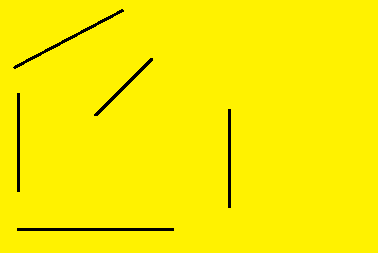
#> input picture Lines-Detection/original.png, 378 x 253 px
$ python LinesDetection.py
#> lines starting #> are read from the running program, lines starting #| are printed output that depends on the picture; after the words box and inside, x2 and y2 are one past the last pixel; in counts of white or black regions, pixels touching at a corner belong together
### Lines-Detection/beproT1.py
####################################################
#En esta rutina se tiene como salida una imagen
#en escala de grises.
# [38 lines left out: function gris, not called in this run]
##########################################################################
def gris2(img):
    h, w, d = img.shape
    for h1 in xrange(0,h,1):
        for w1 in xrange(0,w,1):
            #El promedio es asignado al pixel y se aloja en un canal
            img[h1, w1,0]=sum(img[h1, w1])//3
     #Se tiene una imagen de salida en escala de grises
    imagen=img[:,:,0]
    return imagen
##########################################################################
#A partir de una imagen en escala de grises, se aplica un filtro gaussiano,
#esto para eliminar posible ruido en la imagen.
def gauss(img2):
    h, w = img2.shape
    for h1 in xrange(0,h,1):
        for w1 in xrange(0,w,1):
            #se establece una regla para evitar
            #conflictos con coordenadas fuera del rango
            if w1==w-1:
                w2=w1
                a=0
            else:
                w2=w1+1
                a=1
            if h1==h-1:
                h2=h1
                b=0
            else:
                h2=h1+1
                b=1
            if w1>=w-2:
                w3=w1
                c=0
            else:
                w3=w1+2
                c=1
            if h1>=h-2:
                h3=h1
                d=0
            else:
                h3=h1+2
                d=1
            #se aplica el flitro gausiano, que es una mascara de dimencion 3x3
            sum1=1*img2[h1, w1].tolist()+2*img2[h1, w2].tolist()*a+1*img2[h1, w3].tolist()*c
            sum2=2*img2[h2, w1].tolist()*b+4*img2[h2, w2].tolist()*b*a+2*img2[h2, w3].tolist()*b*c
            sum3=1*img2[h3, w1].tolist()*d+2*img2[h3, w2].tolist()*d*a+1*img2[h3, w3].tolist()*d*c
            suma=(1./16)*(sum1+sum3+sum3)
            img2[h1, w1]=suma
    return img2

### Lines-Detection/bordesT1.py
#################################################################
#En este apartado se calcula las magnitudes de los gradientes
# a tra vez de las tecnicas denomiadas gradiente diferencial (DG)
#las cuales requeiren mas operaciones, pero son mas precisas.

import cv2
import numpy as np
import math

def prewitt(img2):
    h, w = img2.shape
    m=np.empty((h, w))
    ang=np.empty((h,w))
    gx=np.empty((h,w))
    gy=np.empty((h,w))
    datos=[]
    datosx=[]
    datosy=[]

    for h1 in xrange(0,h,1):
        for w1 in xrange(0,w,1):
            #se establece una regla para evitar conflictos
            #con coordenadas fuera del rango
            if w1==w-1:
                w2=w1
                a=0
            else:
                w2=w1+1
                a=1
            if h1==h-1:
                h2=h1
                b=0
            else:
                h2=h1+1
                b=1
            if w1>=w-2:
                w3=w1
                c=0
            else:
                w3=w1+2
                c=1
            if h1>=h-2:
                h3=h1
                d=0
            else:
                h3=h1+2
                d=1
            # se aplica la mascara de deteccion de borde Prewitt paea la commponente
            #horizontal
            con1x=-1*img2[h1, w1].tolist()+0*img2[h1, w2].tolist()*a+1*img2[h1, w3].tolist()*c
            con2x=-1*img2[h2, w1].tolist()*b+0*img2[h2, w2].tolist()*b*a+1*img2[h2, w3].tolist()*b*c
            con3x=-1*img2[h3, w1].tolist()*d+0*img2[h3, w2].tolist()*d*a+1*img2[h3, w3].tolist()*d*c
            convx=con1x+con2x+con3x
            gx[h1,w1]=convx
            # se aplica la mascara de deteccion de borde Prewitt paea la commponente
            #vertical
            con1y=1*img2[h1, w1].tolist()+1*img2[h1, w2].tolist()*a+1*img2[h1, w3].tolist()*c
            con2y=0*img2[h2, w1].tolist()*b+0*img2[h2, w2].tolist()*b*a+0*img2[h2, w3].tolist()*b*c
            con3y=-1*img2[h3, w1].tolist()*d-1*img2[h3, w2].tolist()*d*a-1*img2[h3, w3].tolist()*d*c
            convy=con1y+con2y+con3y
            gy[h1,w1]=convy
            if convx > 0 and convy == 0:
                theta = 0
            elif convx < 0 and convy == 0:
                theta = 180
            if convx == 0 and convy > 0:
                theta = 90
            elif convx == 0 and convy < 0:
                theta = 270
            else:
                theta = int(math.degrees(math.atan2(convy,convx)))
            #para reducir coste, se obtiene la magnitud del gradiente
            #a travez de una aproximacion.
            g=abs(convx)+abs(convy)
            #Se asignan los valores de la magnitud a la matriz m
            m[h1,w1]=g
            ang[h1,w1]=theta
            #y se genera un espacio muestral, el cual servira
            #para generar un histograma con las magnitudes de gradiente
            datos.append(g)

    return m, ang, datos, gx, gy
#####################################################################
#Dado el valor del umbral a partir de la informacion del histograma,
# se clasifican los pixeles que corresponden a los bordes con el valor 255
def borde(m,umb,img2):
    h, w = m.shape
    for h1 in xrange(0,h,1):
        for w1 in xrange(0,w,1):
            if m[h1,w1]<umb:
                img2[h1,w1]=0
            else:
                img2[h1,w1]=255
    return img2

### Lines-Detection/SubrutinasT2.py
#A color randomly generated through the linear congruential method,
#whose input values are the initial value of the sequence and the
#maximum bounding of the series.
import cv2
import numpy as np
def color(xo):
    B=(4*xo+10)%255
    G=(4*B+10)%255
    R=(4*G+10)%255
    return B,G,R

#Through a DFS a set of pixels is defined
def bfs(bina,h1,w1):
    h, w = bina.shape
    bandera=254
    n=0
    q=[]
    visitados=[]
    frecuencias=dict()
    q.append((h1,w1))
    original=bina[(h1,w1)]
    while len(q) > 0:
        (h1, w1) = q.pop(0)
        actual = bina[h1, w1]
        if actual == original or actual == bandera:
            for dx in [-1, 0, 1]:
                for dy in [-1, 0, 1]:
                    i, j = (h1 + dx, w1 + dy)
                    if i >= 0 and i < h and j >= 0 and j < w:
                        contenido = bina[i, j]
                        if contenido == original:
                            bina[i, j]=bandera
                            visitados.append((i,j))
                            n += 1
                            q.append((i, j))
    return visitados, n
#Determines a bounding box
# [22 lines left out: function box, not called in this run]

#A correction of an strange object produced in the preprocessing
def corrige(bina,h,w):
    c=0
    cw=1
    ch=1
    while (c==0):
        if bina[0,w-cw]==255:
            cw+=1
        else:
            c=1
    c=0
    while (c==0):
        if bina[h-ch,0]==255:
            ch+=1
        else:
            c=1
    return ch-1,cw-1

#Calculation of the center of mass
# [9 lines left out: function centroide, not called in this run]


### Lines-Detection/SubrutinasT3.py
#The predominant angle is detected
def Angulo(ang,visitados):
    import math
    gn=dict()
    th=[]
    for i in visitados:
        theta=int(90+ang[i])
        th.append(theta)
        if theta==360:
            theta=0
        if theta not in gn:
            gn[theta]=1
        else:
            gn[theta]+=1
    v=list(gn.values())
    k=list(gn.keys())
    a=v.index(max(v))
    return k[a]

#from the Hough transform, the linear regressor is calculated
#for each line detected
def line(h,w,py,px,angulo):
    import math
    x=1
    y=1
    r=0
    a=0
    b=0
    pt=[]
    while a<2:
        if b==0:
            th=angulo
        else:
            th=angulo-180
        if y >= 1 and y < h-1 and x >= 1 and x < w-1:
            x=int(round(px-r*math.cos(math.radians(th))))
            y=int(round(py+r*math.sin(math.radians(th))))
            r-=1
            pt.append((y,x))
        else:
            x=1
            y=1
            r=0
            b=1
            a+=1

    return pt

#The bounding box and additional parameters are calculated
def box2(visitados):
    import math
    h=[]
    w=[]
    box=[]
    for i in visitados:
        h.append(i[0])
        w.append(i[1])
    Mh=max(h)
    mh=min(h)
    Mw=max(w)
    mw=min(w)
    for i in range(mw, Mw):
        box.append((mh,i))
    for i in range(mh,Mh+1):
        box.append((i,Mw))
    for i in range(mh+1,Mh):
        box.append((i,mw))
    for i in range(mw,Mw):
        box.append((Mh,i))
    Bmx=mw+int((Mw-mw)/2)
    Bmy=mh+int((Mh-mh)/2)
    mag=math.sqrt((Mw-mw)**2 + (Mh-mh)**2)
    return box,Bmx,Bmy, mag

### Lines-Detection/LinesDetection.py
from beproT1 import *          #Edge Detection
from bordesT1 import *         #Edge Detection
from SubrutinasT2 import *     #Shape Detection
from SubrutinasT3 import *     #Line Detection
import math

#Read RGB image
img=cv2.imread('original.png',1)
#> img is the input picture: shape (253, 378, 3); mean B, G, R 0, 237.6, 250.4
out=cv2.imread('original.png',1)

#gray scale.
img2=gris2(img)
#> after the loop in gris2, `for h1 in xrange(0,h,1):`:
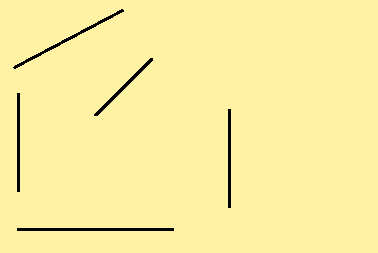
#> img: shape (253, 378, 3); mean B, G, R 162, 237.6, 250.4
#> in gris2, `imagen=img[:,:,0]`:
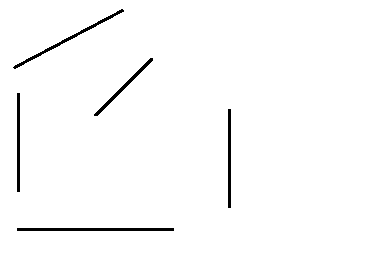
#> imagen: shape (253, 378); values 0 (black) and 165 (white), 98.2% white; 5 black regions, box (x1, y1, x2, y2) and area: (17, 228, 174, 231) 471, (13, 9, 124, 69) 378, (17, 93, 20, 192) 297, (228, 109, 231, 208) 297, (94, 58, 153, 116) 286
#gaus filter.
img3=gauss(img2)
#Gradient is calculated for each pixel.
m, ang, datos, gx, gy=prewitt(img3)
#> after the loop in prewitt, `for h1 in xrange(0,h,1):`:
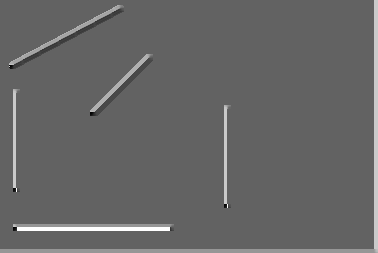
#> ang: shape (253, 378) float64; min -170, max 270, mean 7.1; drawn with min black and max white
#> after the loop in prewitt, `for h1 in xrange(0,h,1):`:
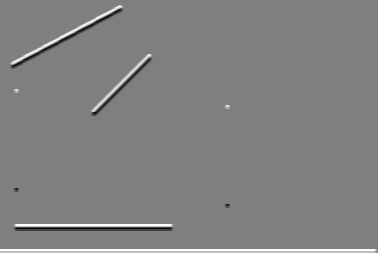
#> gy: shape (253, 378) float64; min -246, max 246, mean 2.9; drawn with min black and max white
#> after the loop in prewitt, `for h1 in xrange(0,h,1):`:
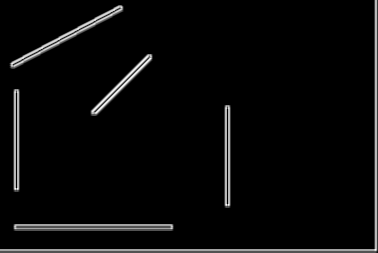
#> m: shape (253, 378) float64; min 0, max 381, mean 13.5; drawn with min black and max white
#> after the loop in prewitt, `for h1 in xrange(0,h,1):`: datos = 95634 items
#> datos = 95634 items
#ima2: binarized image of dimension h, w
ima2=borde(m,50,img3)
#> after the loop in borde, `for h1 in xrange(0,h,1):`:
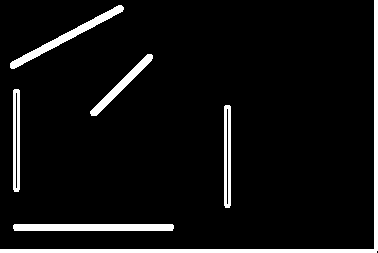
#> img2: shape (253, 378); 6.8% white; 6 white regions, box (x1, y1, x2, y2) and area: (0, 0, 378, 253) 2506, (13, 224, 174, 231) 1121, (10, 5, 124, 69) 953, (90, 54, 153, 116) 653, (13, 89, 20, 192) 620, (224, 105, 231, 208) 620
#ang:  Matrix of dimension h, w, that
#      has angles of gradient of each pixel

h, w = ima2.shape
#> h = 253; w = 378
h1=0
w1=0
ch,cw=corrige(ima2,h,w)
#> after the loop in corrige, `while (c==0):`: cw = 5
#> ch = 4; cw = 4
colores=dict()
c=0
lista_de_angulos=[]
lista_de_colores=[]

while (h1<h-ch):
    while (w1<w-cw):
        if ima2[h1,w1] == 255:
            visitados, n=bfs(ima2,h1,w1)
            Bbox,Bx,By,mag =box2(visitados)
            angulo=Angulo(ang,visitados)
            pt = line(h,w,By,Bx,angulo)
            B, G, R=color(c+70)
            if angulo not in lista_de_angulos:
                lista_de_angulos.append(angulo)
                lista_de_colores.append([B,G,R])

            color_asignado=lista_de_colores[lista_de_angulos.index(angulo)]

            for i in visitados:
                out[i]=color_asignado

            for i in pt:
                out[i]=[0,0,255]

            for a in range(-4,5):
                    for b in range(-4,5):
                         out[(By+a,Bx+b)]=[0,0,255]

            if angulo !=0 and angulo !=180 and angulo !=90 and angulo !=270:
                m=-1*float(math.cos(angulo))/float(math.sin(angulo))
                b=mag/float(math.sin(angulo))
                if b>0:
                    sig="+"
                else:
                    sig="-"
                cv2.putText(out,"Angulo %d; y=%.2fx%s%.2f" %(angulo,m,sig,abs(b)), (Bx+4,By-4), cv2.FONT_HERSHEY_TRIPLEX, 0.5, (255,0,0))
            else:
                cv2.putText(out,"Angulo %d; N/A" %(angulo), (Bx+4,By-4), cv2.FONT_HERSHEY_TRIPLEX, 0.5, (255,0,0))

            c+=1
        w1=w1+1
    w1=0
    h1=h1+1
#> this loop made 249 passes
#> ima2: shape (253, 378); 4.15% of pixels changed, all inside (x1, y1, x2, y2) = (10, 5, 231, 231)
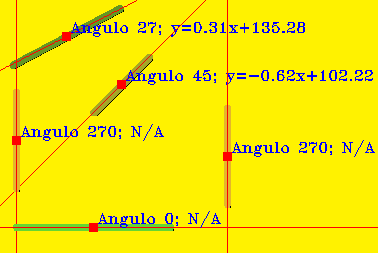
#> out: shape (253, 378, 3); mean B, G, R 9, 228.6, 243.8
#> after the loop, c = 5; h1 = 249; lista_de_angulos = [27, 45, 270, 0]; lista_de_colores = [[35, 150, 100], [39, 166, 164], [43, 182, 228], [51, 214, 101]]


cv2.imshow('Bordes Prewitt',out)
cv2.imwrite('Input.jpg',ima2)
cv2.imwrite('Output.jpg',out)
cv2.waitKey(0) & 0xFF
cv2.destroyAllWindows()

$ run again, with Lines-Detection/salida.png copied over Lines-Detection/original.png
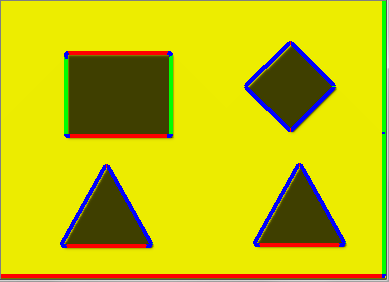
#> input picture Lines-Detection/salida.png, 389 x 282 px
#> img is the input picture: shape (282, 389, 3); mean B, G, R 9.8, 193.6, 196.5
#> after the loop in prewitt, `for h1 in xrange(0,h,1):`: datos = 109698 items
#> after the loop in borde, `for h1 in xrange(0,h,1):`:
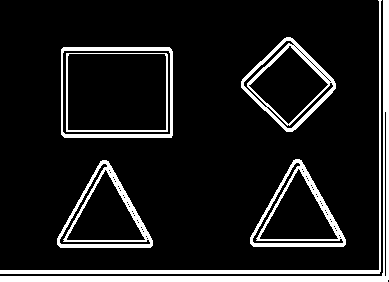
#> img2: shape (282, 389); 11.6% white; 7 white regions, largest, box (x1, y1, x2, y2) and area: (0, 0, 389, 282) 3827, (0, 0, 382, 274) 2064, (250, 159, 346, 247) 1673
#> after the loop in corrige, `while (c==0):`: cw = 7
#> `ch,cw=corrige(ima2,h,w)`: ch = 6
#> the loop `while (h1<h-ch):` made 276 passes
#> after the loop `while (h1<h-ch):`:
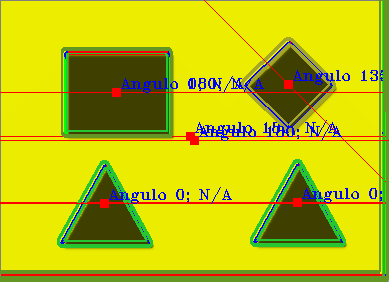
#> out: shape (282, 389, 3); mean B, G, R 11.9, 189.9, 187.2
#> after the loop `while (h1<h-ch):`: c = 7; h1 = 276; lista_de_angulos = [180, 135, 0]; lista_de_colores = [[35, 150, 100], [39, 166, 164], [47, 198, 37]]
